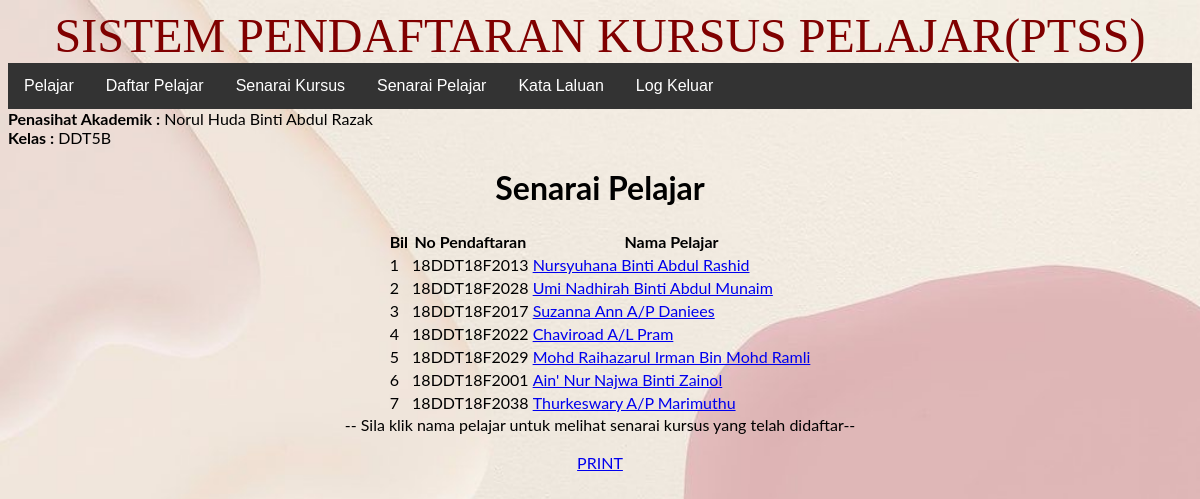
The page /pendaftaran/pensyarah/index.php?daftar=pelajar (signed in) on the database its author committed.
### tables this page shows
CREATE TABLE `pensyarah` (
  `idpensyarah` int(11) NOT NULL,
  `namapensyarah` varchar(250) NOT NULL,
  `jabatan` varchar(250) NOT NULL,
  `kelas` varchar(50) NOT NULL,
  `username` varchar(250) NOT NULL,
  `password` varchar(250) NOT NULL
);

CREATE TABLE `pelajar` (
  `idpelajar` int(11) NOT NULL,
  `idpensyarah` int(11) NOT NULL,
  `nomatrik` varchar(50) NOT NULL,
  `namapelajar` varchar(250) NOT NULL,
  `username` varchar(250) NOT NULL,
  `password` varchar(250) NOT NULL
);

### pendaftaran/pensyarah/pelajar.php (the view, shortened to what this page needs)
<h1>Senarai Pelajar</h1>
<table border="0">
    <tr>
        <th>Bil</th>
        <th>No Pendaftaran</th>
        <th>Nama Pelajar</th>
    </tr>
    <?php
    $bil = 1;
    $idpelajar = $_SESSION['idpensyarah'];
    $sql = "SELECT * FROM pelajar WHERE idpensyarah = $idpelajar";
    $result = $conn->query($sql);
    while ($row = $result->fetch_object()) {
        ?>
        <tr>
            <td><?php echo $bil++; ?></td>
            <td><?php echo $row->nomatrik; ?></td>
            <td><a href="index.php?daftar=senaraikursus&idpelajar=<?php echo $row->idpelajar; ?>"><?php echo $row->namapelajar; ?></a></td>
        <?php
    }
    ?>
</table>
-- Sila klik nama pelajar untuk melihat senarai kursus yang telah didaftar--
<br>
<br>
<a href="pelajarprint.php">PRINT</a>

### pendaftaran/pensyarah/index.php (shortened to what this page needs)
<?php
require '../conn.php';
$idpensyarah = $_SESSION['idpensyarah'];
$sql = "SELECT * FROM pensyarah WHERE idpensyarah = $idpensyarah";
$row = $conn->query($sql)->fetch_object();
?>
<!DOCTYPE html>
<html lang="en">
<head>
    <link rel="stylesheet" href="../register.css">
</head>
<body>
<marquee direction="right" height="70" width="100%" bgcolor="pink" loop="20">
  <font face="times new roman" size="30" color="maroon"><center>SISTEM PENDAFTARAN KURSUS PELAJAR(PTSS)</font></center>
</marquee>
<ul>
    <li><a href="index.php?daftar=senarai">Pelajar</a></li>
    <li><a href="index.php?daftar=daftar">Daftar Pelajar</a></li>
    <li><a href="index.php?daftar=kursus">Senarai Kursus</a></li>
    <li><a href="index.php?daftar=pelajar">Senarai Pelajar</a></li>
    <li><a href="index.php?daftar=katalaluan">Kata Laluan</a></li>
    <li><a href="../logout.php">Log Keluar</a></li>
</ul>
<font><b>Penasihat Akademik :</b></font>
<font><?php echo $row->namapensyarah;?></font><br>
<font><b>Kelas :</b></font>
<font><?php echo $row->kelas;?></font><br>
<center><div>
    <?php
    $daftar = 'senarai';
    if (isset($_GET['daftar'])) $daftar = $_GET['daftar'];
    require "$daftar.php";
    ?>
</div></center>
</body>
</html>

### pendaftaran/register.css (style rules this page uses)
body { font-family: 'Lato', sans-serif; background-image: url('color.jpg'); background-repeat: no-repeat; background-attachment: fixed; background-size: cover; }
ul { list-style-type:none; margin:0; padding:0; overflow:hidden; background-color:#333; }
li { float: left; }
li a { display:block; color:white; text-align:center; padding:14px 16px; text-decoration: none; font: 10px; font-family:Arial; font-weight:normal; }

### rows shown on the page
pensyarah: namapensyarah "Norul Huda Binti Abdul Razak", kelas "DDT5B"
pelajar: nomatrik "18DDT18F2013", namapelajar "Nursyuhana Binti Abdul Rashid"
pelajar: nomatrik "18DDT18F2028", namapelajar "Umi Nadhirah Binti Abdul Munaim"
pelajar: nomatrik "18DDT18F2017", namapelajar "Suzanna Ann A/P Daniees"
pelajar: nomatrik "18DDT18F2022", namapelajar "Chaviroad A/L Pram"
pelajar: nomatrik "18DDT18F2029", namapelajar "Mohd Raihazarul Irman Bin Mohd Ramli"
pelajar: nomatrik "18DDT18F2001", namapelajar "Ain' Nur Najwa Binti Zainol"
pelajar: nomatrik "18DDT18F2038", namapelajar "Thurkeswary A/P Marimuthu"
